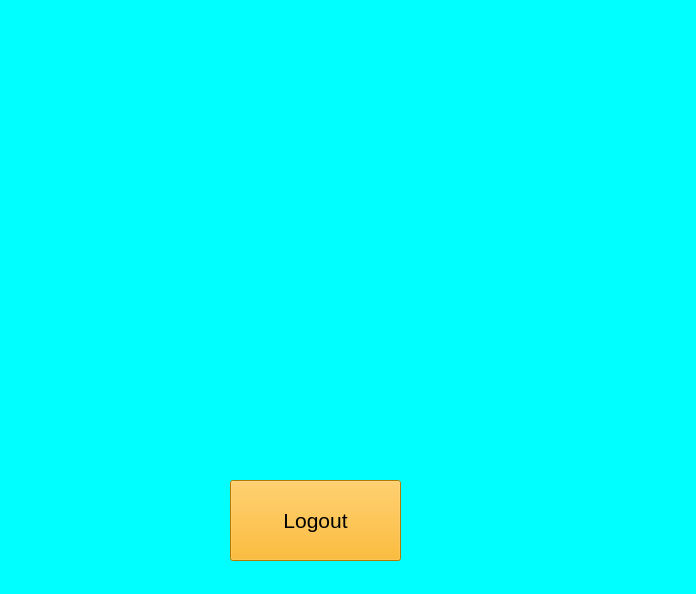
<?xml version="1.0" encoding="UTF-8"?>
<ui version="4.0">
 <class>MainWindow</class>
 <widget class="QMainWindow" name="MainWindow">
  <property name="geometry">
   <rect>
    <x>0</x>
    <y>0</y>
    <width>696</width>
    <height>594</height>
   </rect>
  </property>
  <property name="windowTitle">
   <string>MainWindow</string>
  </property>
  <property name="styleSheet">
   <string notr="true">background-color: rgb(0, 255, 255);</string>
  </property>
  <widget class="QWidget" name="centralwidget">
   <widget class="QLabel" name="label">
    <property name="geometry">
     <rect>
      <x>150</x>
      <y>70</y>
      <width>361</width>
      <height>41</height>
     </rect>
    </property>
    <property name="font">
     <font>
      <pointsize>20</pointsize>
     </font>
    </property>
    <property name="text">
     <string/>
    </property>
   </widget>
   <widget class="QPushButton" name="pushButton">
    <property name="geometry">
     <rect>
      <x>230</x>
      <y>480</y>
      <width>171</width>
      <height>81</height>
     </rect>
    </property>
    <property name="font">
     <font>
      <pointsize>16</pointsize>
     </font>
    </property>
    <property name="styleSheet">
     <string notr="true">background-color: rgb(255, 170, 0);</string>
    </property>
    <property name="text">
     <string>Logout</string>
    </property>
   </widget>
  </widget>
  <widget class="QMenuBar" name="menubar">
   <property name="geometry">
    <rect>
     <x>0</x>
     <y>0</y>
     <width>696</width>
     <height>21</height>
    </rect>
   </property>
  </widget>
  <widget class="QStatusBar" name="statusbar"/>
 </widget>
 <resources/>
 <connections/>
</ui>
